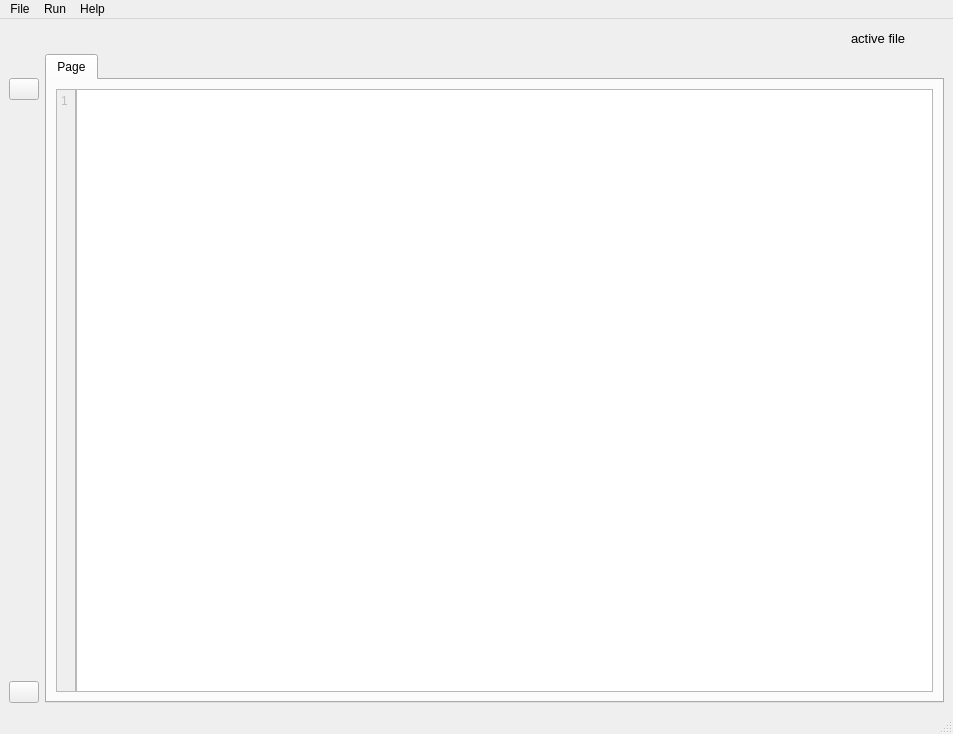
<?xml version="1.0" encoding="UTF-8"?>
<ui version="4.0">
 <class>MainWindow</class>
 <widget class="QMainWindow" name="MainWindow">
  <property name="geometry">
   <rect>
    <x>0</x>
    <y>0</y>
    <width>953</width>
    <height>734</height>
   </rect>
  </property>
  <property name="windowTitle">
   <string>MainWindow</string>
  </property>
  <widget class="QWidget" name="centralwidget">
   <layout class="QHBoxLayout" name="horizontalLayout">
    <item>
     <layout class="QVBoxLayout" name="verticalLayout">
      <item>
       <spacer name="verticalSpacer_2">
        <property name="orientation">
         <enum>Qt::Vertical</enum>
        </property>
        <property name="sizeType">
         <enum>QSizePolicy::Maximum</enum>
        </property>
        <property name="sizeHint" stdset="0">
         <size>
          <width>20</width>
          <height>50</height>
         </size>
        </property>
       </spacer>
      </item>
      <item>
       <widget class="QPushButton" name="derict_but">
        <property name="maximumSize">
         <size>
          <width>30</width>
          <height>16777215</height>
         </size>
        </property>
        <property name="styleSheet">
         <string notr="true"/>
        </property>
        <property name="text">
         <string/>
        </property>
       </widget>
      </item>
      <item>
       <spacer name="verticalSpacer">
        <property name="orientation">
         <enum>Qt::Vertical</enum>
        </property>
        <property name="sizeHint" stdset="0">
         <size>
          <width>20</width>
          <height>40</height>
         </size>
        </property>
       </spacer>
      </item>
      <item>
       <widget class="QPushButton" name="save">
        <property name="maximumSize">
         <size>
          <width>30</width>
          <height>16777215</height>
         </size>
        </property>
        <property name="text">
         <string/>
        </property>
       </widget>
      </item>
     </layout>
    </item>
    <item>
     <layout class="QVBoxLayout" name="verticalLayout_2">
      <item>
       <layout class="QHBoxLayout" name="horizontalLayout_2">
        <item>
         <spacer name="horizontalSpacer">
          <property name="orientation">
           <enum>Qt::Horizontal</enum>
          </property>
          <property name="sizeHint" stdset="0">
           <size>
            <width>40</width>
            <height>20</height>
           </size>
          </property>
         </spacer>
        </item>
        <item>
         <widget class="QLabel" name="label">
          <property name="font">
           <font>
            <pointsize>10</pointsize>
           </font>
          </property>
          <property name="text">
           <string>active file</string>
          </property>
         </widget>
        </item>
        <item>
         <widget class="QPushButton" name="active_file">
          <property name="styleSheet">
           <string notr="true">border-style: none;</string>
          </property>
          <property name="text">
           <string/>
          </property>
         </widget>
        </item>
       </layout>
      </item>
      <item>
       <widget class="QTabWidget" name="all_page">
        <property name="currentIndex">
         <number>0</number>
        </property>
        <widget class="QWidget" name="name_tab">
         <attribute name="title">
          <string>Page</string>
         </attribute>
         <layout class="QHBoxLayout" name="horizontalLayout_4">
          <item>
           <layout class="QHBoxLayout" name="horizontalLayout_3">
            <property name="spacing">
             <number>0</number>
            </property>
            <item>
             <widget class="QPlainTextEdit" name="plainTextEdit_2">
              <property name="enabled">
               <bool>false</bool>
              </property>
              <property name="maximumSize">
               <size>
                <width>20</width>
                <height>16777215</height>
               </size>
              </property>
              <property name="verticalScrollBarPolicy">
               <enum>Qt::ScrollBarAlwaysOff</enum>
              </property>
              <property name="horizontalScrollBarPolicy">
               <enum>Qt::ScrollBarAlwaysOff</enum>
              </property>
              <property name="plainText">
               <string>1</string>
              </property>
             </widget>
            </item>
            <item>
             <widget class="QPlainTextEdit" name="plainTextEdit">
              <property name="autoFillBackground">
               <bool>false</bool>
              </property>
              <property name="verticalScrollBarPolicy">
               <enum>Qt::ScrollBarAsNeeded</enum>
              </property>
              <property name="horizontalScrollBarPolicy">
               <enum>Qt::ScrollBarAlwaysOff</enum>
              </property>
              <property name="lineWrapMode">
               <enum>QPlainTextEdit::NoWrap</enum>
              </property>
              <property name="backgroundVisible">
               <bool>false</bool>
              </property>
              <property name="centerOnScroll">
               <bool>false</bool>
              </property>
             </widget>
            </item>
           </layout>
          </item>
         </layout>
        </widget>
       </widget>
      </item>
     </layout>
    </item>
   </layout>
  </widget>
  <widget class="QMenuBar" name="menubar">
   <property name="geometry">
    <rect>
     <x>0</x>
     <y>0</y>
     <width>953</width>
     <height>26</height>
    </rect>
   </property>
   <widget class="QMenu" name="menufile">
    <property name="title">
     <string>File</string>
    </property>
    <widget class="QMenu" name="menuTheme">
     <property name="title">
      <string>Theme</string>
     </property>
     <addaction name="actionWhite"/>
     <addaction name="actionBlack"/>
    </widget>
    <addaction name="actionNew_file"/>
    <addaction name="actionOpen_file"/>
    <addaction name="menuTheme"/>
    <addaction name="actionClose_file"/>
    <addaction name="actionSave_as"/>
    <addaction name="actionRename_file"/>
    <addaction name="actionExit"/>
   </widget>
   <widget class="QMenu" name="menuRun">
    <property name="title">
     <string>Run</string>
    </property>
    <addaction name="actionRun_active_file"/>
   </widget>
   <widget class="QMenu" name="menuHelp">
    <property name="title">
     <string>Help</string>
    </property>
    <addaction name="actionDocumintation"/>
    <addaction name="action_Help"/>
   </widget>
   <addaction name="menufile"/>
   <addaction name="menuRun"/>
   <addaction name="menuHelp"/>
  </widget>
  <widget class="QStatusBar" name="statusbar"/>
  <action name="actionghfkjhgfhhg">
   <property name="text">
    <string>ghfkjhgfhhg</string>
   </property>
  </action>
  <action name="actionNew_file">
   <property name="text">
    <string>New file</string>
   </property>
  </action>
  <action name="actionOpen_file">
   <property name="text">
    <string>Open file</string>
   </property>
  </action>
  <action name="actionWhite">
   <property name="text">
    <string>White</string>
   </property>
  </action>
  <action name="actionBlack">
   <property name="text">
    <string>Black</string>
   </property>
  </action>
  <action name="actionClose_file">
   <property name="text">
    <string>Close file</string>
   </property>
  </action>
  <action name="actionSave_as">
   <property name="text">
    <string>Save as</string>
   </property>
  </action>
  <action name="actionRename_file">
   <property name="text">
    <string>Rename file</string>
   </property>
  </action>
  <action name="actionExit">
   <property name="text">
    <string>Exit</string>
   </property>
  </action>
  <action name="actionRun_active_file">
   <property name="text">
    <string>Run active file</string>
   </property>
  </action>
  <action name="actionDocumintation">
   <property name="text">
    <string>Documintation</string>
   </property>
  </action>
  <action name="action_Help">
   <property name="text">
    <string>?Help</string>
   </property>
  </action>
 </widget>
 <resources/>
 <connections/>
</ui>
